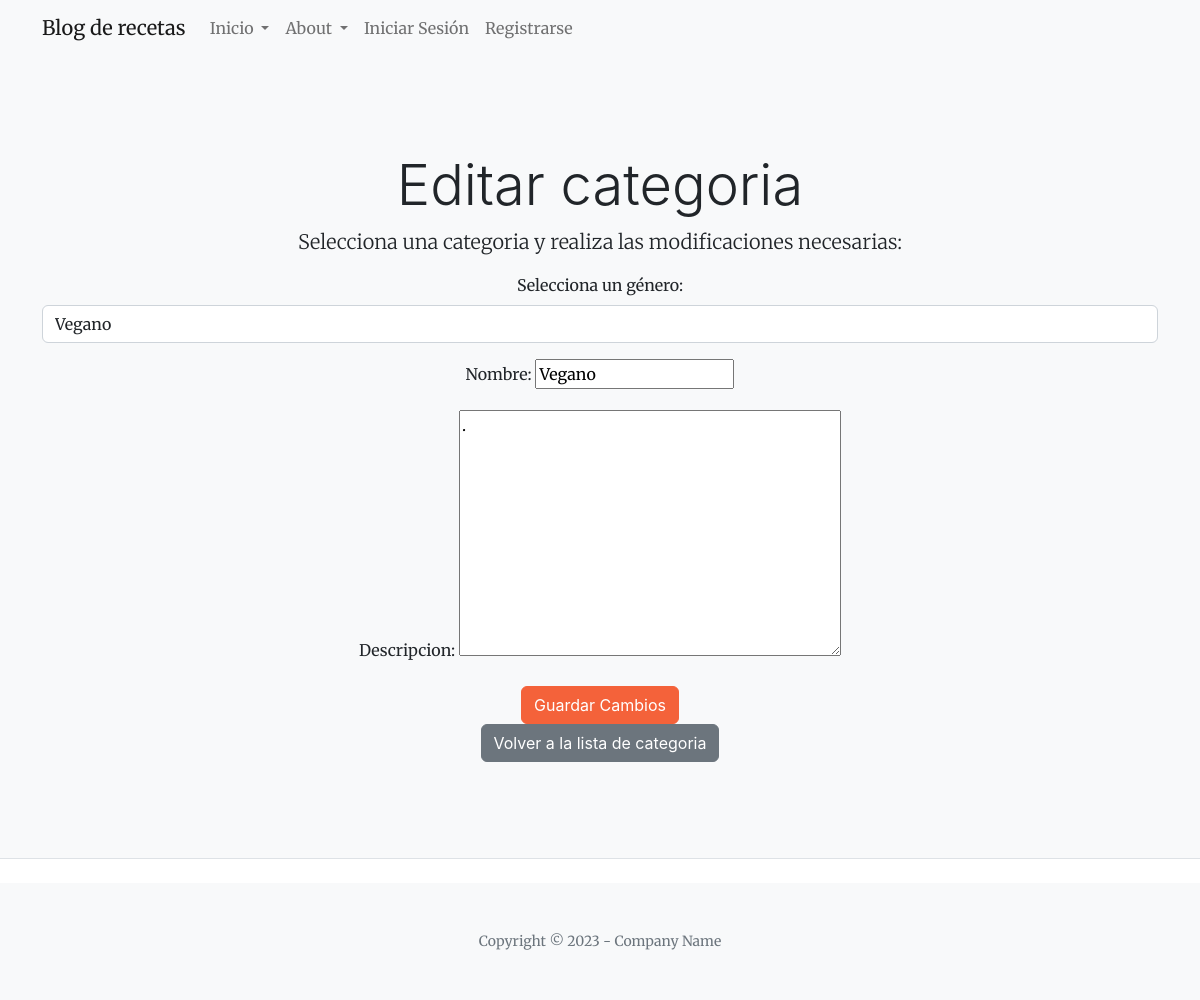
The app's page /App/categorias/editar/Vegano/ with its own data.
### App/models.py (models this page shows, shortened)
class Categoria(models.Model):
    nombre = models.CharField(max_length=100, unique=True)
    descripcion = models.TextField()

### App/views.py (the view)
# urls.py: path('categorias/editar/<nombre_categoria>/', views.editar_categoria, name='editar_categoria'),
def editar_categoria(request, nombre_categoria):
    categoria = get_object_or_404(Categoria, nombre=nombre_categoria)
    if request.method == 'POST':
        form = CategoriaForm(request.POST, instance=categoria)
        if form.is_valid():
            form.save()
            return render(request, 'Aplicacion/inicio.html')  # Redirige a donde desees
    else:
        form = CategoriaForm(instance=categoria)
    return render(request, 'Aplicacion/categoria_editar.html', {'form': form, 'categoria': categoria})

### App/forms.py
class CategoriaForm(forms.ModelForm):
    class Meta:
        model = Categoria
        fields = '__all__'

### App/templates/Aplicacion/categoria_editar.html (shortened to what this page needs)
{% extends "Aplicacion/padre.html" %}
{% load static %}
{% block contenidoquecambiar %}
<header class="py-5 bg-light border-bottom mb-4">
    <div class="container">
        <div class="text-center my-5">
            <h1 class="display-4">Editar categoria</h1>
            <p class="lead">Selecciona una categoria y realiza las modificaciones necesarias:</p>
            <form action="" method="POST" class="registration-form">
                <div class="form-group">
                    <label for="categoria">Selecciona un género:</label>
                    <select name="categoria" id="categoria" class="form-control">
                        <option value="{{ categoria.nombre }}" selected>{{ categoria.nombre }}</option>
                    </select>
                </div>
                {{ form.as_p }}
                <button type="submit" class="btn btn-primary">Guardar Cambios</button>
            </form>
            <a href="{% url 'lista_categorias' %}" class="btn btn-secondary">Volver a la lista de categoria</a>
        </div>
    </div>
</header>
{% endblock %}

### records on screen
Categoria: categoria "Vegano", nombre "Vegano", descripcion "."
